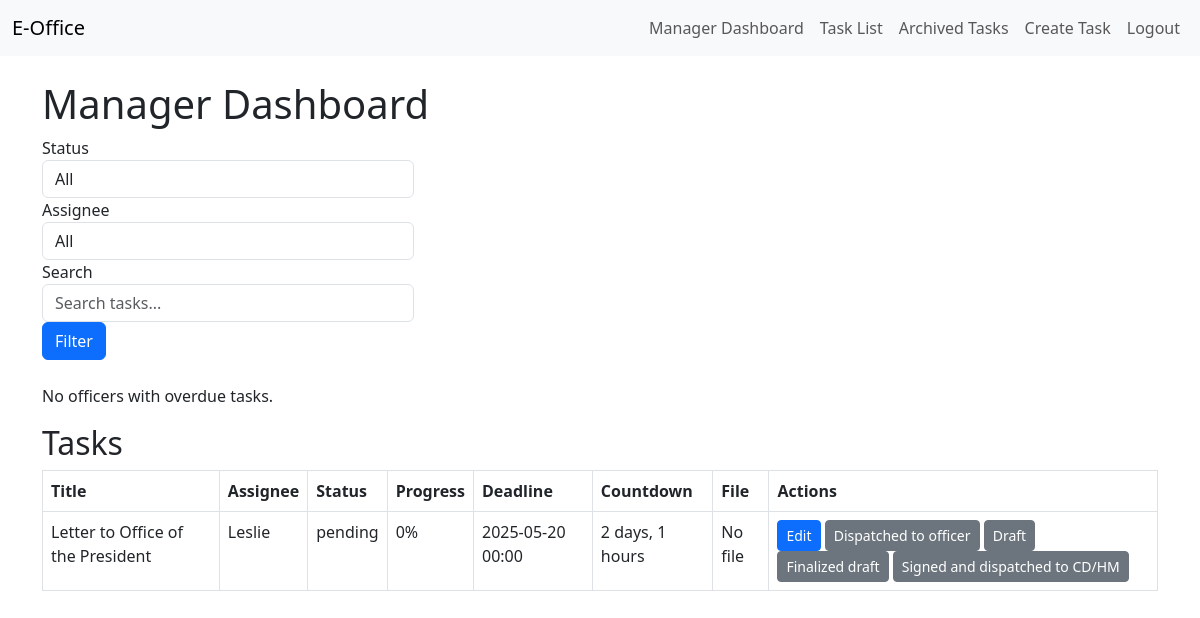
Before: /tasks/manager/dashboard/ (signed in) with the older database file.
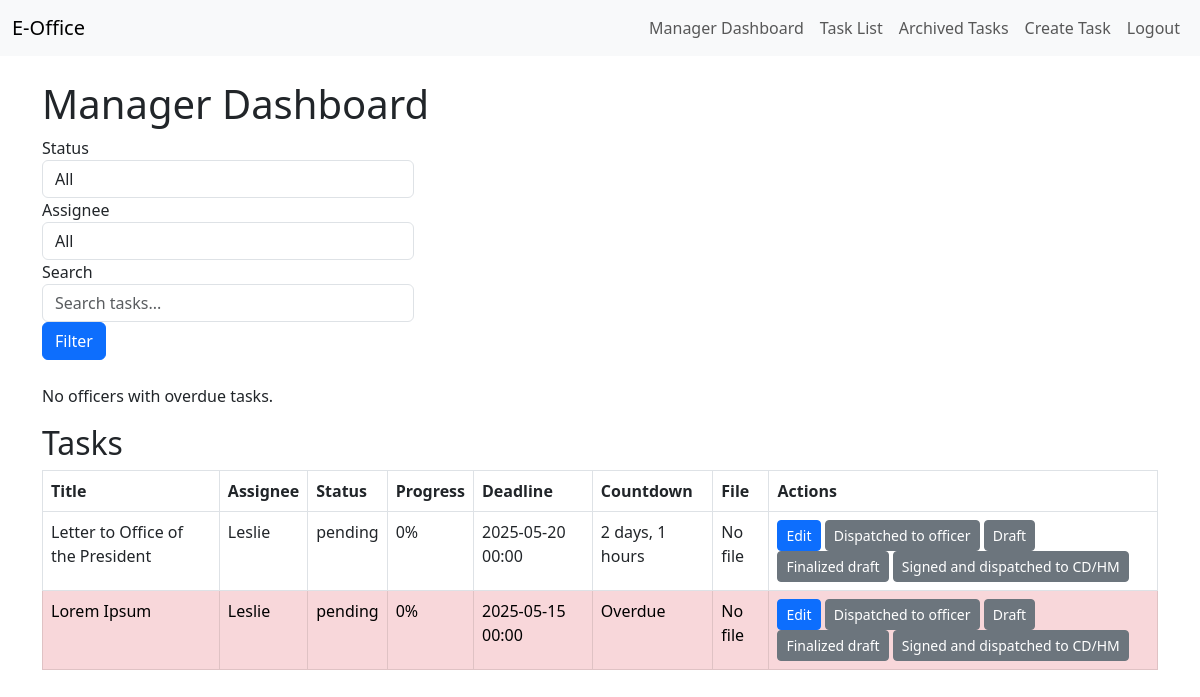
After: the same page with the newer database file.
### tasks/models.py (models this page shows, shortened)
class Task(models.Model):
    STATUS_CHOICES = [
        ('dispatched-officer', 'Dispatched to officer'),
        ('draft', 'Draft'),
        ('finalized-draft', 'Finalized draft'),
        ('signed-dispatched', 'Signed and dispatched to CD/HM'),
    ]
    title = models.CharField(max_length=200)
    description = models.TextField(blank=True)
    status = models.CharField(max_length=50, choices=STATUS_CHOICES, default='dispatched-officer')
    deadline = models.DateTimeField(null=True, blank=True)
    assignee = models.ForeignKey(User, on_delete=models.CASCADE, related_name='tasks')
    created_by = models.ForeignKey(User, on_delete=models.CASCADE, related_name='created_tasks')
    is_archived = models.BooleanField(default=False)
    created_at = models.DateTimeField(auto_now_add=True)
    updated_at = models.DateTimeField(auto_now=True)
    file = models.FileField(upload_to='task_files/', null=True, blank=True)
    def get_progress(self):
        progress_map = {
            'dispatched-officer': 25,
            'draft': 50,
            'finalized-draft': 75,
            'signed-dispatched': 100,
        }
        return progress_map.get(self.status, 0)

### tasks/views.py (the view)
# urls.py: path('manager/dashboard/', views.ManagerDashboardView.as_view(), name='manager_dashboard'),
class ManagerDashboardView(LoginRequiredMixin, ListView):
    model = Task
    template_name = 'tasks/manager_dashboard.html'
    context_object_name = 'tasks'
    def get_queryset(self):
        user = self.request.user
        if not (user.is_superuser or (hasattr(user, 'profile') and user.profile.is_manager)):
            messages.error(self.request, "Only managers can access the manager dashboard.")
            return Task.objects.none()
        queryset = Task.objects.filter(is_archived=False)
        status = self.request.GET.get('status')
        assignee = self.request.GET.get('assignee')
        search = self.request.GET.get('search')
        if status:
            queryset = queryset.filter(status=status)
        if assignee:
            queryset = queryset.filter(assignee__username=assignee)
        if search:
            queryset = queryset.filter(Q(title__icontains=search) | Q(description__icontains=search))
        return queryset
    def get_context_data(self, **kwargs):
        context = super().get_context_data(**kwargs)
        context['status_choices'] = Task.STATUS_CHOICES
        context['assignees'] = User.objects.all()
        now = timezone.now()
        for task in context['tasks']:
            if task.deadline:
                time_left = task.deadline - now
                task.countdown = {
                    'days': time_left.days,
                    'hours': time_left.seconds // 3600,
                    'is_overdue': time_left.total_seconds() < 0
                }
            else:
                task.countdown = None
        overdue_tasks = Task.objects.filter(
            is_archived=False,
            deadline__lt=now,
            status__in=['dispatched-officer', 'draft', 'finalized-draft']
        ).select_related('assignee')
        overdue_officers = {}
        for task in overdue_tasks:
            officer = task.assignee
            if officer not in overdue_officers:
                overdue_officers[officer] = []
            overdue_officers[officer].append(task)
        context['overdue_officers'] = [
            {
                'officer': officer,
                'tasks': tasks,
                'reminder_url': reverse_lazy('send_reminder', kwargs={'user_id': officer.id})
            }
            for officer, tasks in overdue_officers.items()
        ]
        return context

### tasks/templates/tasks/manager_dashboard.html (shortened to what this page needs)
{% extends 'tasks/base.html' %}
{% block content %}
  <h1>Manager Dashboard</h1>
  <form method="get" class="mb-4">
    <div class="form-row">
      <div class="form-group col-md-4">
        <label for="status">Status</label>
        <select name="status" id="status" class="form-control">
          <option value="">All</option>
        </select>
      </div>
      <div class="form-group col-md-4">
        <label for="assignee">Assignee</label>
        <select name="assignee" id="assignee" class="form-control">
          <option value="">All</option>
        </select>
      </div>
      <div class="form-group col-md-4">
        <label for="search">Search</label>
        <input type="text" name="search" id="search" class="form-control" value="{{ request.GET.search }}" placeholder="Search tasks...">
      </div>
    </div>
    <button type="submit" class="btn btn-primary">Filter</button>
  </form>
  {% if overdue_officers %}
    <h2>Officers with Overdue Tasks</h2>
    <table class="table table-bordered">
      <thead>
        <tr>
          <th>Officer</th>
          <th>Overdue Tasks</th>
          <th>Action</th>
        </tr>
      </thead>
      <tbody>
        {% for item in overdue_officers %}
          <tr>
            <td>{{ item.officer.username }}</td>
            <td>
              <ul>
                {% for task in item.tasks %}
                  <li>{{ task.title }} (Deadline: {{ task.deadline|date:"Y-m-d H:i" }})</li>
                {% endfor %}
              </ul>
            </td>
            <td>
              <a href="{{ item.reminder_url }}" class="btn btn-warning btn-sm">Send Reminder Banner</a>
            </td>
          </tr>
        {% endfor %}
      </tbody>
    </table>
  {% else %}
    <p>No officers with overdue tasks.</p>
  {% endif %}
  <h2>Tasks</h2>
  <table class="table table-bordered">
    <thead>
      <tr>
        <th>Title</th>
        <th>Assignee</th>
        <th>Status</th>
        <th>Progress</th>
        <th>Deadline</th>
        <th>Countdown</th>
        <th>File</th>
        <th>Actions</th>
      </tr>
    </thead>
    <tbody>
      {% for task in tasks %}
        <tr {% if task.countdown.is_overdue %}class="table-danger"{% endif %}>
          <td>{{ task.title }}</td>
          <td>{{ task.assignee.username }}</td>
          <td>{{ task.get_status_display }}</td>
          <td>{{ task.get_progress }}%</td>
          <td>{{ task.deadline|date:"Y-m-d H:i" }}</td>
          <td>
            {% if task.countdown %}
              {% if task.countdown.is_overdue %}
                Overdue
              {% else %}
                {{ task.countdown.days }} days, {{ task.countdown.hours }} hours
              {% endif %}
            {% else %}
              No deadline
            {% endif %}
          </td>
          <td>
            {% if task.file %}
              <a href="{{ task.file.url }}" target="_blank">Download</a>
            {% else %}
              No file
            {% endif %}
          </td>
          <td>
            <a href="{% url 'task_update' task.pk %}" class="btn btn-sm btn-primary">Edit</a>
            {% for status, label in status_choices %}
              {% if status != task.status %}
                <form action="{% url 'task_direct_status_update' task.pk status %}" method="post" class="d-inline">
                  <button type="submit" class="btn btn-sm btn-secondary">{{ label }}</button>
                </form>
              {% endif %}
            {% endfor %}
          </td>
        </tr>
      {% endfor %}
    </tbody>
  </table>
{% endblock %}

Changed rows visible on the page:
added Task: title "Lorem Ipsum", assignee.username "Leslie", status "pending", get_progress "0", deadline "2025-05-15 00:00", shows "Overdue", shows "No file", status_choices "Dispatched to officer" "Draft" "Finalized draft" "Signed and dispatched to CD/HM"
